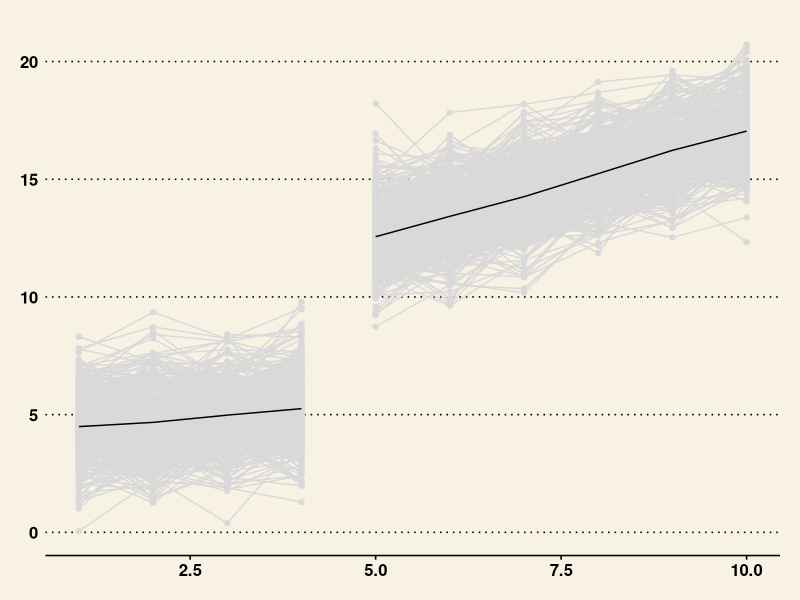

This figure's R source: (Note: this script raises an error after producing the figure.)
## ---- chunk 1
knitr::opts_chunk$set(echo = TRUE, warning = F, message = F, cache = T)
## ---- chunk 2


library(tidyverse)
library(lavaan)
library(ggplot2)
library(MASS)
library(ggthemes)

N <- 400
time <- 10

intercept_1 <- 4
intercept_2 <- 8

growth1 <- 0.3
growth2 <- 0.9


df_matrix <- matrix(, ncol = 3, nrow = N*time)


count <- 0

for(i in 1:N){
  
  unob_het_y <- rnorm(1,0,1)
  
  
  for(j in 1:time){
    
    count <- count + 1
    
    if(j < 5){
    df_matrix[count, 1] <- i
    df_matrix[count, 2] <- j
    df_matrix[count, 3] <- intercept_1 + growth1*j + unob_het_y + rnorm(1,0,1)
    
    }else{
      
      df_matrix[count, 1] <- i
      df_matrix[count, 2] <- j
      df_matrix[count, 3] <- intercept_2 + growth2*j + unob_het_y + rnorm(1,0,1)
      
      
    }
  }
  
}

df <- data.frame(df_matrix)

names(df) <- c('id', 'time', 'affect')

df1 <- df %>%
  filter(time < 5)

df2 <- df %>%
  filter(time >= 5)

df_sum1 <- df1 %>%
  group_by(time) %>%
  summarise(
    affect = mean(affect)
  )

df_sum2 <- df2 %>%
  group_by(time) %>%
  summarise(
    affect = mean(affect)
  )

ggplot() + 
  geom_point(data = df1, aes(x = time, y = affect, group = id), color = 'gray85') + 
  geom_line(data = df1, aes(x = time, y = affect, group = id), color = 'gray85') + 
  geom_point(data = df2, aes(x = time, y = affect, group = id), color = 'gray85') + 
  geom_line(data = df2, aes(x = time, y = affect, group = id), color = 'gray85') + 
  geom_line(data = df_sum1, aes(x = time, y = affect)) + 
  geom_line(data = df_sum2, aes(x = time, y = affect)) + 
  theme_wsj()

## ---- chunk 3
library(lavaan)

df_wide <- reshape(df, idvar = 'id', timevar = 'time', direction = 'wide')


spline_string <- '

# latent intercept for first half

level1_affect =~ 1*affect.1 + 1*affect.2 + 1*affect.3 + 1*affect.4 + 0*affect.5 + 0*affect.6 + 0*affect.7 + 0*affect.8 + 0*affect.9 + 0*affect.10

# latent intercept for second half

level2_affect =~ 0*affect.1 + 0*affect.2 + 0*affect.3 + 0*affect.4 + 1*affect.5 + 1*affect.6 + 1*affect.7 + 1*affect.8 + 1*affect.9 + 1*affect.10

# latent slope for first half basis coefficients

slope1_affect =~ 1*affect.1 + 2*affect.2 + 3*affect.3 + 4*affect.4 + 0*affect.5 + 0*affect.6 + 0*affect.7 + 0*affect.8 + 0*affect.9 + 0*affect.10

# latent slope for second half basis coefficients

slope2_affect =~ 0*affect.1 + 0*affect.2 + 0*affect.3 + 0*affect.4 + 5*affect.5 + 6*affect.6 + 7*affect.7 + 8*affect.8 + 9*affect.9 + 10*affect.10

# means and variance of latent factors

level1_affect ~~ level1_affect
level2_affect ~~ level2_affect
slope1_affect ~~ slope1_affect
slope2_affect ~~ slope2_affect

# covariance between latent factors

level1_affect ~~ level2_affect
level1_affect ~~ slope1_affect
level1_affect ~~ slope2_affect

level2_affect ~~ slope1_affect
level2_affect ~~ slope2_affect

slope1_affect ~~ slope2_affect

# constrain means of indicators to zero across time

affect.1 ~ 0
affect.2 ~ 0
affect.3 ~ 0
affect.4 ~ 0
affect.5 ~ 0
affect.6 ~ 0
affect.7 ~ 0
affect.8 ~ 0
affect.9 ~ 0
affect.10 ~ 0

# constrain residual variance to equality across time

affect.1 ~~ res_var*affect.1
affect.2 ~~ res_var*affect.2
affect.3 ~~ res_var*affect.3
affect.4 ~~ res_var*affect.4
affect.5 ~~ res_var*affect.5
affect.6 ~~ res_var*affect.6
affect.7 ~~ res_var*affect.7
affect.8 ~~ res_var*affect.8
affect.9 ~~ res_var*affect.9
affect.10 ~~ res_var*affect.10

'

spline_model <- growth(spline_string, data = df_wide)
summary(spline_model, fit.measures = T)

## ---- chunk 4


library(tidyverse)
library(lavaan)
library(ggplot2)
library(MASS)

N <- 400
time <- 10

intercept_1 <- 4
intercept_2 <- 4

growth1 <- 0.8
growth2 <- -0.8

df_matrix_b <- matrix(, ncol = 3, nrow = N*time)


count <- 0

for(i in 1:N){
  
  unob_het_y <- rnorm(1,0,1)
  
  
  for(j in 1:time){
    
    count <- count + 1
    
    if(j < 5){
      df_matrix_b[count, 1] <- i
      df_matrix_b[count, 2] <- j
      df_matrix_b[count, 3] <- intercept_1 + growth1*j + unob_het_y + rnorm(1,0,1)
      
    }else{
      
      df_matrix_b[count, 1] <- i
      df_matrix_b[count, 2] <- j
      df_matrix_b[count, 3] <- intercept_2 + growth2*j + unob_het_y + rnorm(1,0,1)
      
      
    }
  }
  
}

df_b <- data.frame(df_matrix_b)

names(df_b) <- c('id', 'time', 'affect')

df1_b <- df_b %>%
  filter(time < 5)

df2_b <- df_b %>%
  filter(time >= 5)

df_sum1_b <- df1_b %>%
  group_by(time) %>%
  summarise(
    affect = mean(affect)
  )

df_sum2_b <- df2_b %>%
  group_by(time) %>%
  summarise(
    affect = mean(affect)
  )

ggplot() + 
  geom_point(data = df1_b, aes(x = time, y = affect, group = id), color = 'gray85') + 
  geom_line(data = df1_b, aes(x = time, y = affect, group = id), color = 'gray85') + 
  geom_point(data = df2_b, aes(x = time, y = affect, group = id), color = 'gray85') + 
  geom_line(data = df2_b, aes(x = time, y = affect, group = id), color = 'gray85') + 
  geom_line(data = df_sum1_b, aes(x = time, y = affect)) + 
  geom_line(data = df_sum2_b, aes(x = time, y = affect)) + 
  theme_wsj()

## ---- chunk 5
library(lavaan)


df_wide_b <- reshape(df_b, idvar = 'id', timevar = 'time', direction = 'wide')


spline_string_b <- '

# latent intercept for first half

level1_affect =~ 1*affect.1 + 1*affect.2 + 1*affect.3 + 1*affect.4 + 0*affect.5 + 0*affect.6 + 0*affect.7 + 0*affect.8 + 0*affect.9 + 0*affect.10

# latent intercept for second half

level2_affect =~ 0*affect.1 + 0*affect.2 + 0*affect.3 + 0*affect.4 + 1*affect.5 + 1*affect.6 + 1*affect.7 + 1*affect.8 + 1*affect.9 + 1*affect.10

# latent slope for first half basis coefficients

slope1_affect =~ 1*affect.1 + 2*affect.2 + 3*affect.3 + 4*affect.4 + 0*affect.5 + 0*affect.6 + 0*affect.7 + 0*affect.8 + 0*affect.9 + 0*affect.10

# latent slope for second half basis coefficients

slope2_affect =~ 0*affect.1 + 0*affect.2 + 0*affect.3 + 0*affect.4 + 5*affect.5 + 6*affect.6 + 7*affect.7 + 8*affect.8 + 9*affect.9 + 10*affect.10

# means and variance of latent factors

level1_affect ~~ level1_affect
level2_affect ~~ level2_affect
slope1_affect ~~ slope1_affect
slope2_affect ~~ slope2_affect

# covariance between latent factors

level1_affect ~~ level2_affect
level1_affect ~~ slope1_affect
level1_affect ~~ slope2_affect

level2_affect ~~ slope1_affect
level2_affect ~~ slope2_affect

slope1_affect ~~ slope2_affect

# constrain means of indicators to zero across time

affect.1 ~ 0
affect.2 ~ 0
affect.3 ~ 0
affect.4 ~ 0
affect.5 ~ 0
affect.6 ~ 0
affect.7 ~ 0
affect.8 ~ 0
affect.9 ~ 0
affect.10 ~ 0

# constrain residual variance to equality across time

affect.1 ~~ res_var*affect.1
affect.2 ~~ res_var*affect.2
affect.3 ~~ res_var*affect.3
affect.4 ~~ res_var*affect.4
affect.5 ~~ res_var*affect.5
affect.6 ~~ res_var*affect.6
affect.7 ~~ res_var*affect.7
affect.8 ~~ res_var*affect.8
affect.9 ~~ res_var*affect.9
affect.10 ~~ res_var*affect.10

'

spline_model_b <- growth(spline_string_b, data = df_wide_b)
summary(spline_model_b, fit.measures = T)

## ---- chunk 6



library(tidyverse)
library(lavaan)
library(ggplot2)
library(MASS)

N <- 400
time <- 15

intercept_1 <- 4
intercept_2 <- 4
intercept_3 <- 4

growth1 <- -0.5
growth2 <- 0.5
growth3 <- -0.5


df_matrix_c <- matrix(, ncol = 3, nrow = N*time)


count <- 0

for(i in 1:N){
  
  unob_het_y <- rnorm(1,0,1)
  
  
  for(j in 1:time){
    
    count <- count + 1
    
    if(j < 5){
      df_matrix_c[count, 1] <- i
      df_matrix_c[count, 2] <- j
      df_matrix_c[count, 3] <- intercept_1 + growth1*j + unob_het_y + rnorm(1,0,1)
      
    }else if(j >= 5 && j < 10){
      
      df_matrix_c[count, 1] <- i
      df_matrix_c[count, 2] <- j
      df_matrix_c[count, 3] <- intercept_2 + growth2*j + unob_het_y + rnorm(1,0,1)
      
      
    }else{
      
      df_matrix_c[count, 1] <- i
      df_matrix_c[count, 2] <- j
      df_matrix_c[count, 3] <- intercept_3 + growth3*j + unob_het_y + rnorm(1,0,1)
      
    }
  }
  
}

df_c <- data.frame(df_matrix_c)

names(df_c) <- c('id', 'time', 'affect')

df1_c <- df_c %>%
  filter(time < 5)

df2_c <- df_c %>%
  filter(time >= 5 & time < 10)

df3_c <- df_c %>%
  filter(time >= 10)

df_sum1_c <- df1_c %>%
  group_by(time) %>%
  summarise(
    affect = mean(affect)
  )

df_sum2_c <- df2_c %>%
  group_by(time) %>%
  summarise(
    affect = mean(affect)
  )

df_sum3_c <- df3_c %>%
  group_by(time) %>%
  summarise(
    affect = mean(affect)
  )

ggplot() + 
  geom_point(data = df1_c, aes(x = time, y = affect, group = id), color = 'gray85') + 
  geom_line(data = df1_c, aes(x = time, y = affect, group = id), color = 'gray85') + 
  geom_point(data = df2_c, aes(x = time, y = affect, group = id), color = 'gray85') + 
  geom_line(data = df2_c, aes(x = time, y = affect, group = id), color = 'gray85') + 
  geom_line(data = df_sum1_c, aes(x = time, y = affect)) + 
  geom_line(data = df_sum2_c, aes(x = time, y = affect)) + 
  geom_point(data = df3_c, aes(x = time, y = affect, group = id), color = 'gray85') + 
  geom_line(data = df3_c, aes(x = time, y = affect, group = id), color = 'gray85') + 
  geom_line(data = df_sum3_c, aes(x = time, y = affect)) + 
  theme_wsj()

## ---- chunk 7
library(lavaan)

df_wide_c <- reshape(df_c, idvar = 'id', timevar = 'time', direction = 'wide')


spline_string_c <- '

# latent intercept for first third

level1_affect =~ 1*affect.1 + 1*affect.2 + 1*affect.3 + 1*affect.4 + 0*affect.5 + 0*affect.6 + 0*affect.7 + 0*affect.8 + 0*affect.9 + 0*affect.10 + 0*affect.11 + 0*affect.12 + 0*affect.13 + 0*affect.14 + 0*affect.15

# latent intercept for second third

level2_affect =~ 0*affect.1 + 0*affect.2 + 0*affect.3 + 0*affect.4 + 1*affect.5 + 1*affect.6 + 1*affect.7 + 1*affect.8 + 1*affect.9 + 0*affect.10 + 0*affect.11 + 0*affect.12 + 0*affect.13 + 0*affect.14 + 0*affect.15

# latent intercept for final third

level3_affect =~ 0*affect.1 + 0*affect.2 + 0*affect.3 + 0*affect.4 + 0*affect.5 + 0*affect.6 + 0*affect.7 + 0*affect.8 + 0*affect.9 + 1*affect.10 + 1*affect.11 + 1*affect.12 + 1*affect.13 + 1*affect.14 + 1*affect.15


# latent slope for first third basis coefficients

slope1_affect =~ 1*affect.1 + 2*affect.2 + 3*affect.3 + 4*affect.4 + 0*affect.5 + 0*affect.6 + 0*affect.7 + 0*affect.8 + 0*affect.9 + 0*affect.10 + 0*affect.11 + 0*affect.12 + 0*affect.13 + 0*affect.14 + 0*affect.15

# latent slope for second third basis coefficients

slope2_affect =~ 0*affect.1 + 0*affect.2 + 0*affect.3 + 0*affect.4 + 5*affect.5 + 6*affect.6 + 7*affect.7 + 8*affect.8 + 9*affect.9 + 0*affect.10 + 0*affect.11 + 0*affect.12 + 0*affect.13 + 0*affect.14 + 0*affect.15

# latent slope for final third basis coefficients

slope3_affect =~ 0*affect.1 + 0*affect.2 + 0*affect.3 + 0*affect.4 + 0*affect.5 + 0*affect.6 + 0*affect.7 + 0*affect.8 + 0*affect.9 + 10*affect.10 + 11*affect.11 + 12*affect.12 + 13*affect.13 + 14*affect.14 + 15*affect.15



# means and variance of latent factors

level1_affect ~~ level1_affect
level2_affect ~~ level2_affect
level3_affect ~~ level3_affect
slope1_affect ~~ slope1_affect
slope2_affect ~~ slope2_affect
slope3_affect ~~ slope3_affect

# covariance between latent factors

level1_affect ~~ level2_affect
level1_affect ~~ level3_affect
level1_affect ~~ slope1_affect
level1_affect ~~ slope2_affect
level1_affect ~~ slope3_affect

level2_affect ~~ level3_affect
level2_affect ~~ slope1_affect
level2_affect ~~ slope2_affect
level2_affect ~~ slope3_affect

level3_affect ~~ slope1_affect
level3_affect ~~ slope2_affect
level3_affect ~~ slope3_affect

slope1_affect ~~ slope2_affect
slope1_affect ~~ slope3_affect

slope2_affect ~~ slope3_affect

# constrain means of indicators to zero across time

affect.1 ~ 0
affect.2 ~ 0
affect.3 ~ 0
affect.4 ~ 0
affect.5 ~ 0
affect.6 ~ 0
affect.7 ~ 0
affect.8 ~ 0
affect.9 ~ 0
affect.10 ~ 0

# constrain residual variance to equality across time

affect.1 ~~ res_var*affect.1
affect.2 ~~ res_var*affect.2
affect.3 ~~ res_var*affect.3
affect.4 ~~ res_var*affect.4
affect.5 ~~ res_var*affect.5
affect.6 ~~ res_var*affect.6
affect.7 ~~ res_var*affect.7
affect.8 ~~ res_var*affect.8
affect.9 ~~ res_var*affect.9
affect.10 ~~ res_var*affect.10

'

spline_model_c <- growth(spline_string_c, data = df_wide_c)
summary(spline_model_c, fit.measures = T)


## ---- chunk 8
'


# latent slope for first third basis coefficients

slope1_affect =~ 1*affect.1 + 2*affect.2 + 3*affect.3 + 4*affect.4 + 
                 0*affect.5 + 0*affect.6 + 0*affect.7 + 0*affect.8 + 
                 0*affect.9 + 0*affect.10 + 0*affect.11 + 0*affect.12 + 
                 0*affect.13 + 0*affect.14 + 0*affect.15

# latent slope for second third basis coefficients

slope2_affect =~ 0*affect.1 + 0*affect.2 + 0*affect.3 + 0*affect.4 + 
                 5*affect.5 + 6*affect.6 + 7*affect.7 + 8*affect.8 + 
                 9*affect.9 + 0*affect.10 + 0*affect.11 + 0*affect.12 + 
                 0*affect.13 + 0*affect.14 + 0*affect.15

# latent slope for final third basis coefficients

slope3_affect =~ 0*affect.1 + 0*affect.2 + 0*affect.3 + 0*affect.4 +
                 0*affect.5 + 0*affect.6 + 0*affect.7 + 0*affect.8 + 
                 0*affect.9 + 10*affect.10 + 11*affect.11 + 12*affect.12 + 
                 13*affect.13 + 14*affect.14 + 15*affect.15



'
